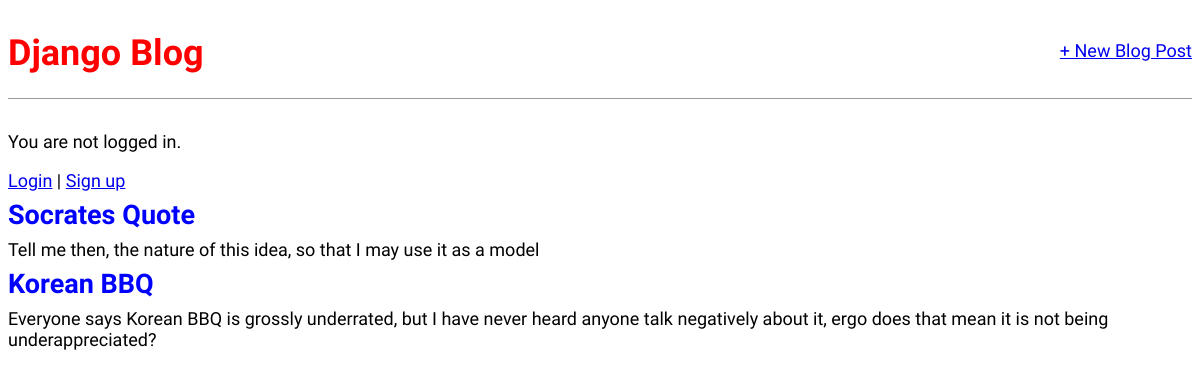
/, run on an earlier commit of the app's database.
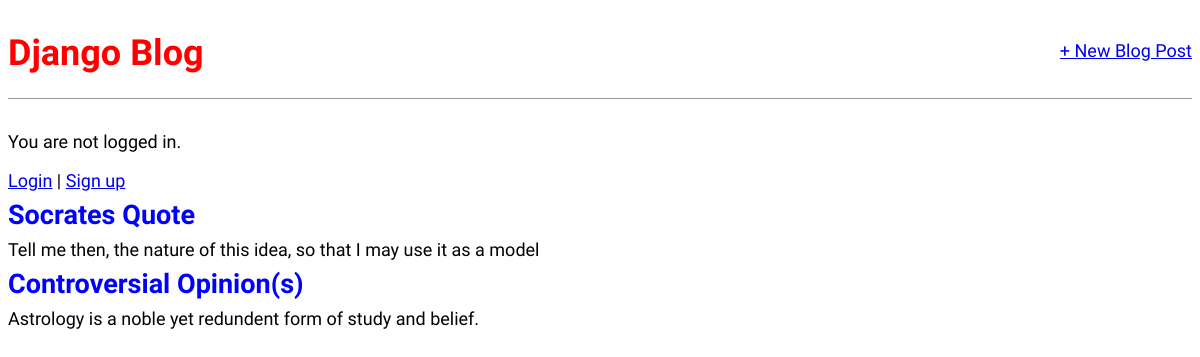
And on a later commit of the database.
### blog/models.py (models this page shows, shortened)
class Post(models.Model):
    title = models.CharField(max_length=200)
    author = models.ForeignKey(
        "auth.User",
        on_delete=models.CASCADE,
    )
    body = models.TextField()

### blog/views.py (the view)
# urls.py: path("", BlogListView.as_view(), name="home"),
class BlogListView(ListView):
    model = Post
    template_name = "home.html"

### templates/home.html
{% extends "base.html" %}
{% block content %}
{% for post in post_list %}
<div class="post-entry">
    <h2><a href="{% url 'post_detail' post.pk %}">{{ post.title }}</a></h2>
    <p>{{ post.body }}</p>
</div>
{% endfor %}
{% endblock content %}

### templates/base.html (shortened to what this page needs)
{% load static %}
<html>
<head>
    <link href="{% static 'css/base.css' %}" rel="stylesheet">
</head>
<body>
    <div>
        <header>
            <div class="nav-left">
                <h1><a href="{% url 'home' %}">Django Blog</a></h1>
            </div>
            <div class="nav-right">
                <a href="{% url 'post_new' %}">+ New Blog Post</a>
            </div>
        </header>
        {% if user.is_authenticated %}
        <p>Greetings, {{ user.username }}!</p>
        <p><a href="{% url 'logout' %}">Logout</a></p>
        {% else %}
        <p>You are not logged in.</p>
        <a href="{% url 'login' %}">Login</a> |
        <a href="{% url 'signup' %}">Sign up</a>
        {% endif %}
        {% block content %}
        {% endblock content %}
    </div>
</body>
</html>

### static/css/base.css (style rules this page uses)
body { font-family: 'Source Sans Pro', sans-serif; font-size: 18px; }
header { border-bottom: 1px solid #999; margin-bottom: 2rem; display: flex; }
header h1 a { color: red; text-decoration: none; }
.nav-left { margin-right: auto; }
.nav-right { display: flex; padding-top: 2rem; }
.post-entry { margin-bottom: 0.5rem 0; }
.post-entry h2 { margin: 0.5rem 0; }
.post-entry h2 a, .post-entry h2 a:visited { color: blue; text-decoration: none; }
.post-entry p { margin: 0; font-weight: 400; }

What changed in the data, as far as the page shows it:
removed Post: title "Korean BBQ", body "Everyone says Korean BBQ is grossly underrated, but I have never heard anyone talk negatively about it, ergo does that mean it is not being underappreciated?"
added Post: title "Controversial Opinion(s)", body "Astrology is a noble yet redundent form of study and belief."
